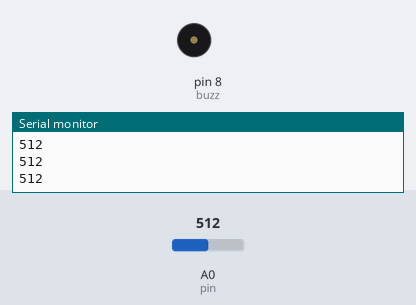
Bench run of a sketch on a simulated Arduino Uno, built with avr-gcc and run on an emulated ATmega328P. Shown: buzzer (waves = sounding, pin HIGH), the last lines printed to the serial monitor. The test bench sets the inputs (shaded band); at power-on: A0 (pin) = 512.

Above: at 1.2 s.
1.3 s: A0 (pin) set to 993
2.8 s: A0 (pin) set to 1019
At 2.9 s:
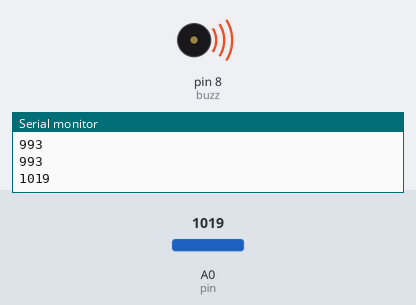
5.8 s: A0 (pin) set to 990
At 6.7 s:
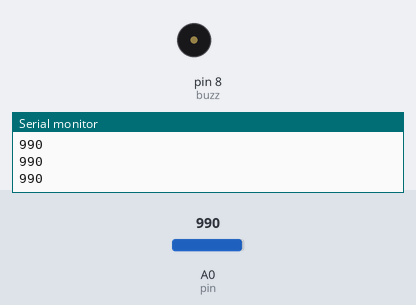
7.3 s: A0 (pin) set to 1010
At 8.3 s:
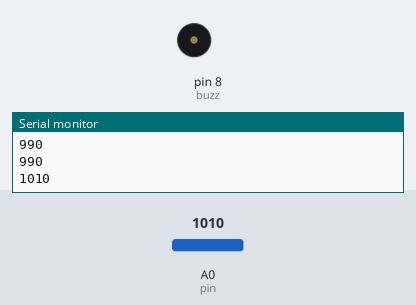
Timing chart, 0 to 11.3 s (numbered marks = the images above; inputs shaded):
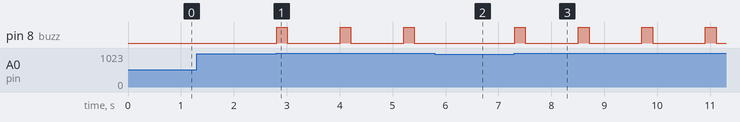

The sketch:

Active_buzzer.ino
```cpp
int pin = A0;
int val;
int buzz = 8;
int dt = 200;
void setup() {
  // put your setup code here, to run once:
Serial.begin(9600);
pinMode(pin , INPUT);
pinMode(buzz , OUTPUT);
}

void loop() {
  // put your main code here, to run repeatedly:
  val = analogRead(pin);

  Serial.println(val);

  if(val>1000)
  {
    digitalWrite(buzz , HIGH);
    delay(dt);
    digitalWrite(buzz , LOW);
    delay(1000);
  }
}
```

Measured:
- the behaviour switches between 1000 and 1001 on A0 (pin) (found by bisection; images 0 and 1)
- after the input at 2.8 s, pin 8 (buzz): alternates HIGH for 0.20 s and LOW for 1.0 s, starting at once
- after the input at 5.8 s, pin 8 (buzz): stays LOW (without the input it goes to HIGH after 0.61 s)
- after the input at 7.3 s, pin 8 (buzz): alternates HIGH for 0.20 s and LOW for 1.0 s, starting at once
